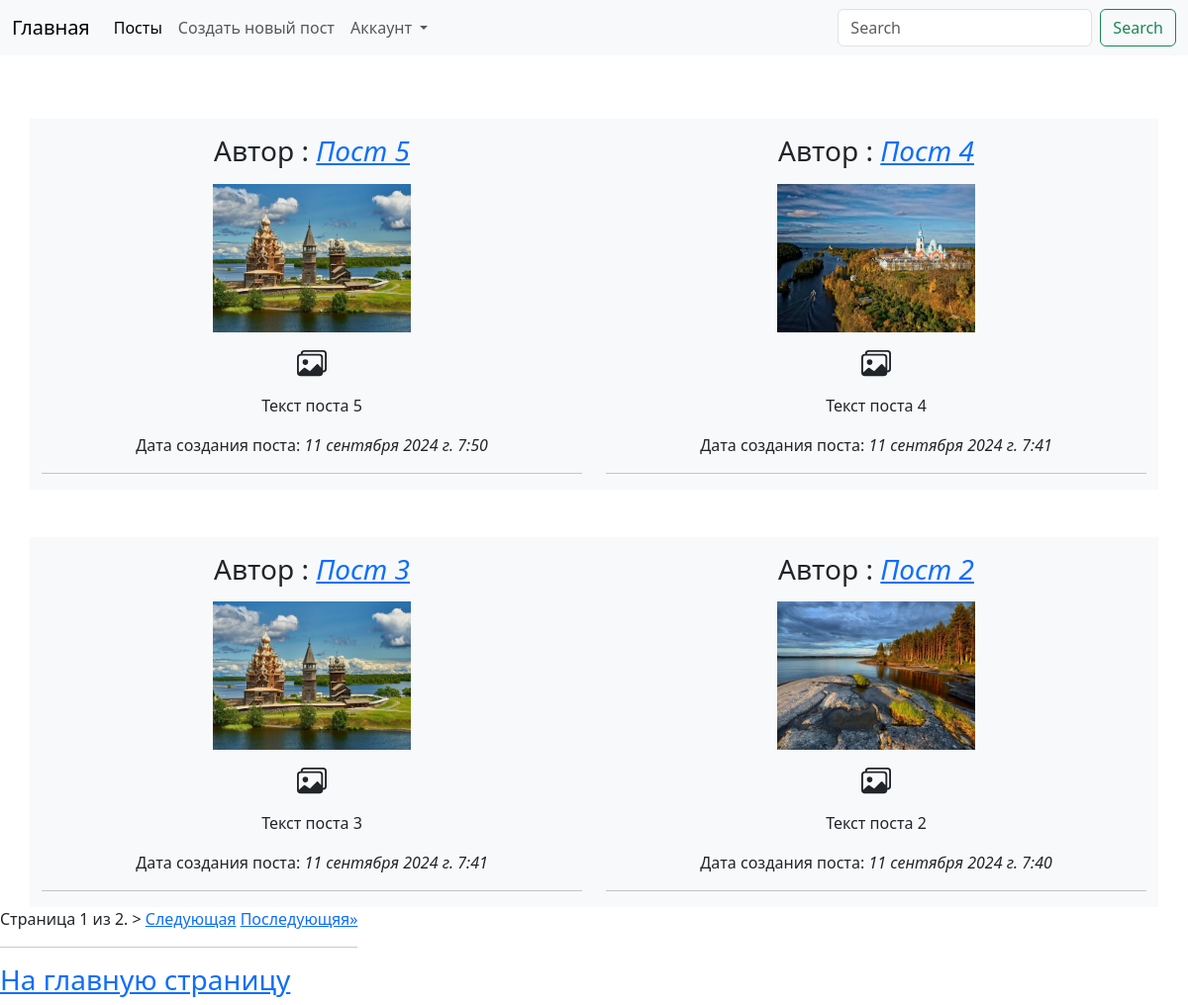
Page /board/post/ on the earlier database version.
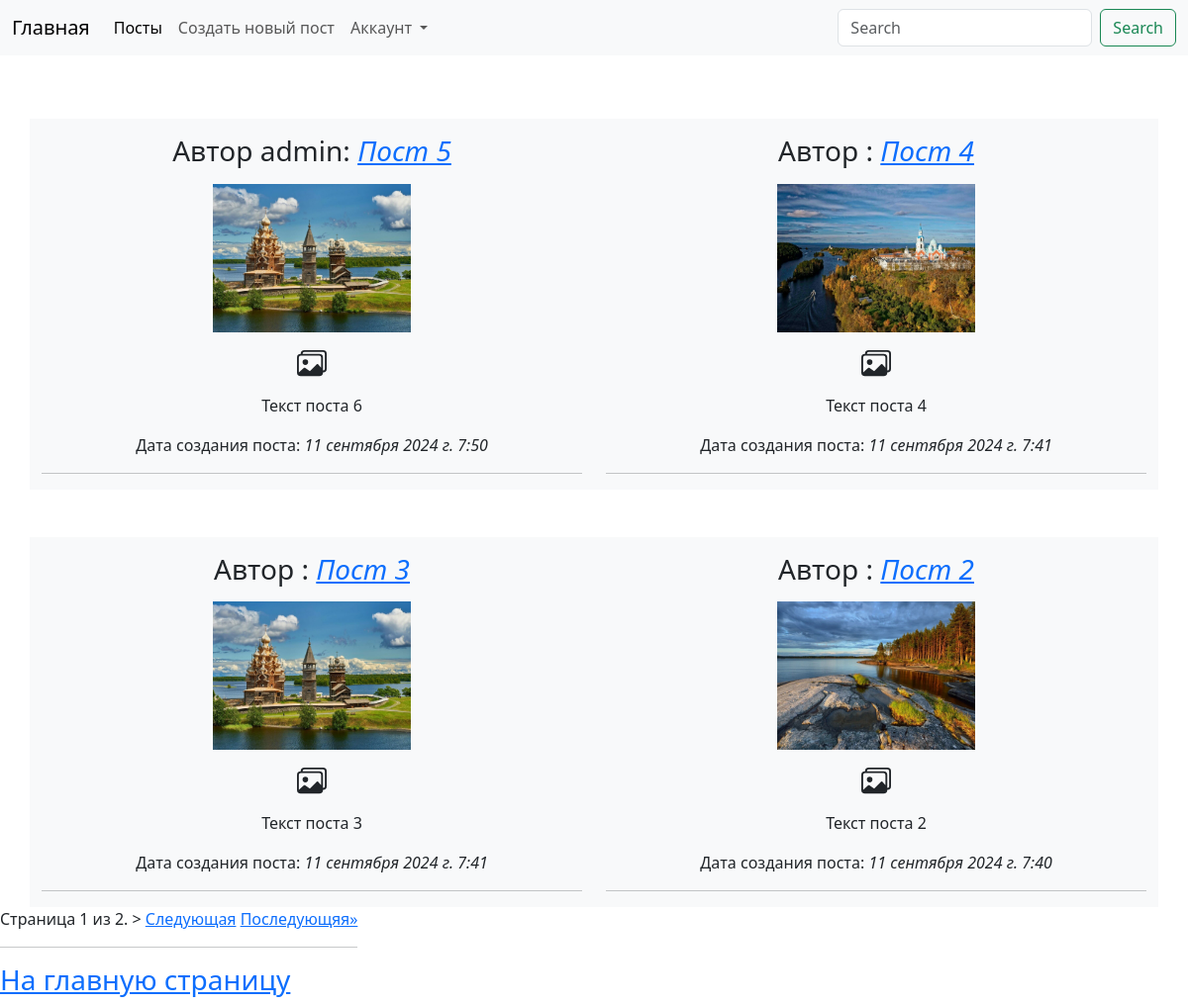
Same page on the later database version.
### board/models.py (models this page shows, shortened)
class Post(models.Model):
    author = models.ForeignKey(User, on_delete=models.CASCADE, verbose_name='Автор')
    title = models.CharField(max_length=200, verbose_name='Заголовок')
    text = models.TextField(max_length=500, verbose_name='Текст объявления')
    created_at = models.DateTimeField(default=timezone.now, verbose_name='Опубликовано',
                                      editable=False)  # Параметр 'editable' отключает возможность для редактирования
    url_adders = models.CharField(max_length=150, verbose_name='Ссылка на сайт')
    image = models.ImageField(upload_to='posts/', null=True, verbose_name='Изображение')
    slug = models.SlugField(max_length=200, unique=True, editable=False, null=True)
    def get_absolute_url(self):
        return reverse('board:post_detail', kwargs={'slug': self.slug})
    class Meta:  # Настроечный класс
        verbose_name = 'Объявление'
        verbose_name_plural = 'Объявления'

### users/models.py (models this page shows)
class CustomUser(AbstractUser):
    phone = models.CharField(max_length=20, verbose_name="Телефон")
    city = models.CharField(max_length=100, verbose_name="Город")
    image = models.ImageField(upload_to="users/", null=True, verbose_name="Изображение")

### board/views.py (the view)
# urls.py: path('post/', post_list, name='post_list'),
def post_list(request):
    posts = Post.objects.all().order_by('-created_at')
    paginator = Paginator(posts, 4)
    page_number = request.GET.get('page')
    page_obj = paginator.get_page(page_number)
    context = {
        'title': 'Объявления',
        'page_obj': page_obj
    }
    return render(request, template_name='board/posts.html', context=context)

### board/templates/board/posts.html (shortened to what this page needs)
{% extends 'board/base.html' %}
{% block content %}
<div class="container">
    <div class="row gy-5">
        {% for post in page_obj %}
        <div class="col-6 bg-light text-dark text-center">
            <h3 class="text-center  my-3">Автор {{post.author}}: <a href="{{ post.get_absolute_url }}">
                <i>{{post.title}}</i></a></h3>
            <div class="text-center">
                <img width="200px" height="150px" src="/media/{{post.image}}">
            </div>
            <p>{{post.text}}</p>
            <p>Дата создания поста: <i>{{post.created_at}}</i></p>
            <hr>
        </div>
        {% endfor %}
    </div>
</div>
<div class="pagination">
    <span class="step-links">
        <span class="current">
            Страница {{page_obj.number}} из {{page_obj.paginator.num_pages}}.
        </span>>
        {% if page_obj.has_next %}
            <a href="?page={{page_obj.next_page_number }}">Следующая</a>
        <a href="?page={{page_obj.paginator.num_pages }}">Последующяя&raquo;</a>
        {% endif %}
<hr>
<a href="{% url 'board:index'%}"><h3>На главную страницу</h3></a>
{% endblock content %}

Differences in the rows shown:
changed Post "Пост 5": author (not shown) → "admin"; text "Текст поста 5" → "Текст поста 6"
